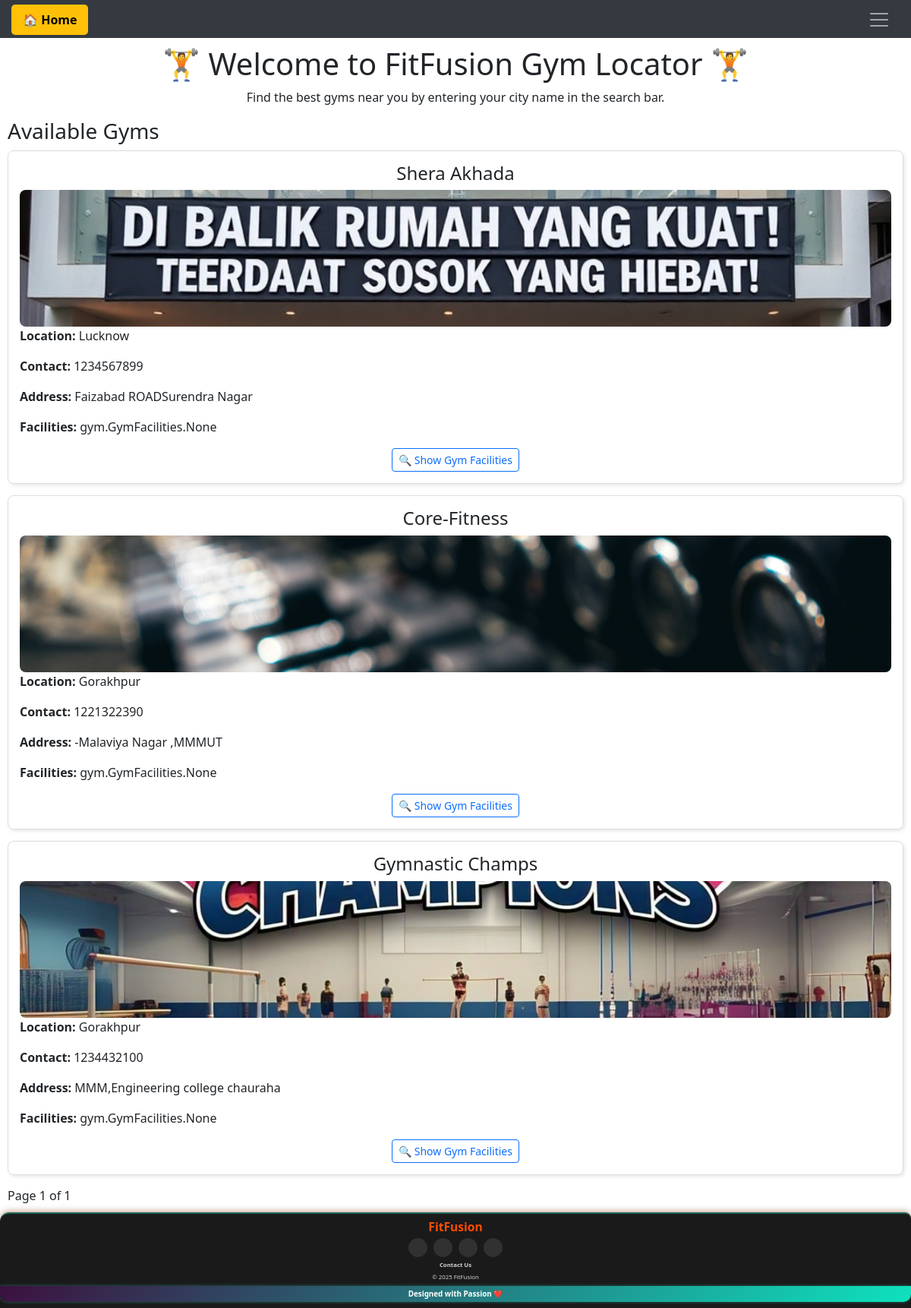
The page /gym_locator/ on the database its author committed.
### gym/models.py (models this page shows, shortened)
class Gym(models.Model):
    gym_id = models.CharField(max_length=50, primary_key=True)  # Unique ID for the gym
    password = models.CharField(max_length=128)  # Storing password (consider hashing it)
    owner_name =models.CharField(max_length=100)
    gym_name = models.CharField(max_length=100, unique=True)
    gym_city = models.CharField(max_length=50)
    contact = models.CharField(max_length=15, blank=True, null=True)
    address = models.CharField(max_length=150)
    opening_hours = models.CharField(max_length=100, default='6:00 AM - 10:00 PM')
    gym_image = models.ImageField(upload_to='gym/gym_images', blank=True, null=True)
    payment = models.BooleanField(default=False)

### gym/views.py (the view)
# urls.py: path('gym_locator/', views.gym_locator, name='gym_locator'),  # Without gym_name
def gym_locator(request, gym_name=None):
    gyms_queryset = Gym.objects.all()
    if gym_name:
        gyms_queryset = gyms_queryset.filter(gym_name__icontains=gym_name)
    search_city = request.GET.get('gym_city')
    if search_city:
        gyms_queryset = gyms_queryset.filter(gym_city__icontains=search_city) #gyms_queryset--> Gym.objects.all()
    paginator = Paginator(gyms_queryset, 5)
    current_page_number = request.GET.get('page')
    gyms_page = paginator.get_page(current_page_number)
    context = {
        'gym_key': gyms_page,         # Paginated gyms list
        'query': search_city,         # City search query (to refill input)
        'gym_name': gym_name          # Optional name filter (if passed in URL)
    }
    return render(request, 'gym/html/gym_locator.html', context)

### gym/templates/gym/html/gym_locator.html (shortened to what this page needs)
<!DOCTYPE html>
<html lang="en">
{% load static %}
<head>
    <link href="https://cdn.jsdelivr.net/npm/bootstrap@5.3.3/dist/css/bootstrap.min.css" rel="stylesheet">
</head>
<body>
    <nav class="navbar navbar-dark">
        <a href="{% url 'home' %}" class="back-home">🏠 Home</a>
        <button class="navbar-toggler" type="button" id="menuToggle">
            <span class="navbar-toggler-icon"></span>
        </button>
    </nav>
    <div class="container">
        <h1 class="text-center text-dark">🏋️ Welcome to FitFusion Gym Locator 🏋️</h1>
        <p class="text-center">Find the best gyms near you by entering your city name in the search bar.</p>
        <div class="main-content">
            <h3>Available Gyms</h3>
            {% for gym in gym_key %}
            <div class="gym-card">
                <h4 class="text-center">{{ gym.gym_name }}</h4>
                {% if gym.gym_image %}
                    <img src="{{ gym.gym_image.url }}" alt="Gym Image">
                {% else %}
                    <p class="text-center">No Image Available</p>
                {% endif %}
                <p><strong>Location:</strong> {{ gym.gym_city }}</p>
                <p><strong>Contact:</strong> {{ gym.contact }}</p>
                <p><strong>Address:</strong> {{ gym.address }}</p>
                <p><strong>Facilities:</strong> {{ gym.facilities }}</p>
                 <div class="text-center mt-2">
                    <a href="{% url 'gym_details' gym.gym_id %}" class="btn btn-outline-primary btn-sm">🔍 Show Gym Facilities</a>
                </div>
            </div>
            {% empty %}
            <p>No gyms found.</p>
            {% endfor %}
            <div class="pagination text-center">
                <span>Page {{ gym_key.number }} of {{ gym_key.paginator.num_pages }}</span>
            </div>
        </div>
    </div>
    {% include 'gym/common_files/common_footer.html' %}
</body>
</html>

### gym/templates/gym/html/gym_locator.html (style rules this page uses)
.container { max-width: 1200px; margin: auto; padding: 10px; }
.navbar { background: #343a40; padding: 6px 15px; display: flex; justify-content: space-between; align-items: center; height: 50px; position: sticky; top: 0; z-index: 1000; }
.navbar-toggler { border: none; }
.back-home { background: #ffc107; color: black; text-decoration: none; padding: 8px 15px; border-radius: 5px; font-weight: bold; }
.gym-card { border: 1px solid #ddd; border-radius: 8px; padding: 15px; margin-bottom: 15px; box-shadow: 2px 2px 5px rgba(0, 0, 0, 0.1); }
.gym-card img { width: 100%; height: 180px; object-fit: cover; border-radius: 8px; max-width: 100%; }

### rows shown on the page
Gym: gym_name "Shera Akhada", gym_image (picture), gym_city "Lucknow", contact "1234567899", address "Faizabad ROADSurendra Nagar", facilities "gym.GymFacilities.None"
Gym: gym_name "Core-Fitness", gym_image (picture), gym_city "Gorakhpur", contact "1221322390", address "-Malaviya Nagar ,MMMUT", facilities "gym.GymFacilities.None"
Gym: gym_name "Gymnastic Champs", gym_image (picture), gym_city "Gorakhpur", contact "1234432100", address "MMM,Engineering college chauraha", facilities "gym.GymFacilities.None"

### other values the page prints
{{ gym_key.number }} "1"
{{ gym_key.paginator.num_pages }} "1"
